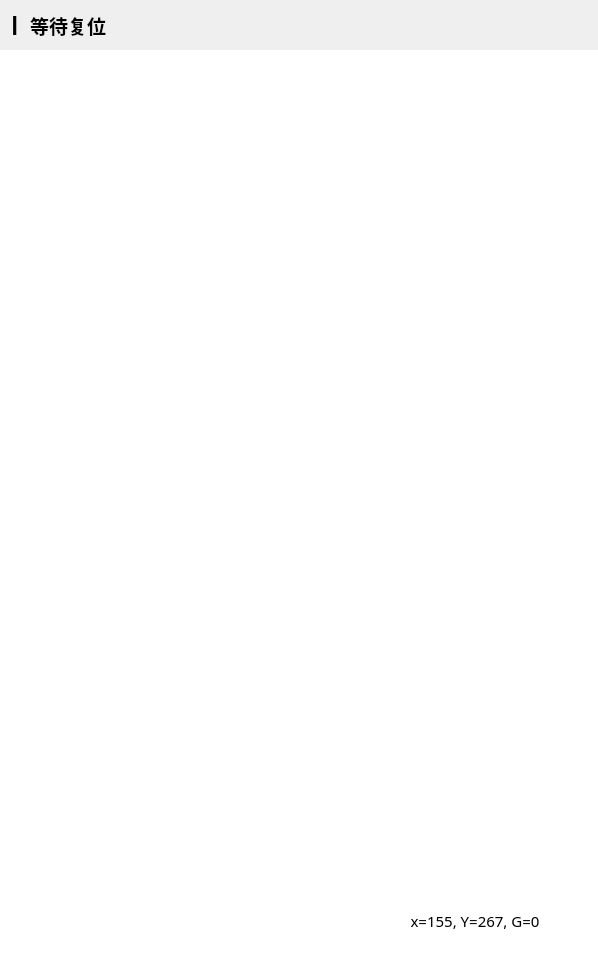
       <widget class="QWidget" name="widget_mid" native="true">
        <property name="minimumSize">
         <size>
          <width>598</width>
          <height>970</height>
         </size>
        </property>
        <property name="maximumSize">
         <size>
          <width>598</width>
          <height>970</height>
         </size>
        </property>
        <property name="styleSheet">
         <string notr="true"/>
        </property>
        <layout class="QGridLayout" name="gridLayout_12">
         <property name="leftMargin">
          <number>0</number>
         </property>
         <property name="topMargin">
          <number>0</number>
         </property>
         <property name="rightMargin">
          <number>0</number>
         </property>
         <property name="bottomMargin">
          <number>0</number>
         </property>
         <property name="spacing">
          <number>0</number>
         </property>
         <item row="1" column="0">
          <widget class="QWidget" name="widget_imageInfo" native="true">
           <property name="styleSheet">
            <string notr="true">QWidget#widget_imageInfo{background-color: rgb(255, 255, 255);}
QWidget#widget_ImageShow{background-color: rgb(0, 0, 0);}
QToolButton{background-color:rgb(225, 227, 234);border-radius:4px;font: 9pt &quot;微软雅黑&quot;;color: rgb(102, 102, 102);}
QToolButton:checked{background-color:rgb(34, 163, 169);border-radius:4px;font: 9pt &quot;微软雅黑&quot;;color: rgb(255, 255, 255);}
QLabel#label_pixInfo{border-radius:4px;color: rgb(255, 255, 255);background-color:rgb(33, 186, 195);}</string>
           </property>
           <widget class="QStackedWidget" name="tabWidget_defect">
            <property name="geometry">
             <rect>
              <x>18</x>
              <y>19</y>
              <width>560</width>
              <height>814</height>
             </rect>
            </property>
            <property name="minimumSize">
             <size>
              <width>560</width>
              <height>814</height>
             </size>
            </property>
            <property name="maximumSize">
             <size>
              <width>560</width>
              <height>814</height>
             </size>
            </property>
            <property name="styleSheet">
             <string notr="true"/>
            </property>
            <property name="frameShadow">
             <enum>QFrame::Plain</enum>
            </property>
            <property name="currentIndex">
             <number>-1</number>
            </property>
           </widget>
           <widget class="QWidget" name="layoutWidget">
            <property name="geometry">
             <rect>
              <x>33</x>
              <y>855</y>
              <width>541</width>
              <height>32</height>
             </rect>
            </property>
            <layout class="QHBoxLayout" name="horizontalLayout_17">
             <property name="leftMargin">
              <number>6</number>
             </property>
             <item>
              <layout class="QHBoxLayout" name="HLayout_station0"/>
             </item>
             <item>
              <spacer name="horizontalSpacer_21">
               <property name="orientation">
                <enum>Qt::Horizontal</enum>
               </property>
               <property name="sizeHint" stdset="0">
                <size>
                 <width>40</width>
                 <height>20</height>
                </size>
               </property>
              </spacer>
             </item>
             <item>
              <widget class="QLabel" name="label_curPos">
               <property name="minimumSize">
                <size>
                 <width>198</width>
                 <height>30</height>
                </size>
               </property>
               <property name="maximumSize">
                <size>
                 <width>198</width>
                 <height>30</height>
                </size>
               </property>
               <property name="font">
                <font>
                 <family>微软雅黑</family>
                 <pointsize>11</pointsize>
                </font>
               </property>
               <property name="styleSheet">
                <string notr="true"/>
               </property>
               <property name="text">
                <string>x=155, Y=267, G=0</string>
               </property>
               <property name="alignment">
                <set>Qt::AlignCenter</set>
               </property>
              </widget>
             </item>
            </layout>
           </widget>
           <widget class="QWidget" name="layoutWidget">
            <property name="geometry">
             <rect>
              <x>33</x>
              <y>887</y>
              <width>541</width>
              <height>24</height>
             </rect>
            </property>
            <layout class="QHBoxLayout" name="horizontalLayout_20">
             <property name="leftMargin">
              <number>6</number>
             </property>
             <item>
              <layout class="QHBoxLayout" name="HLayout_station2"/>
             </item>
             <item>
              <layout class="QHBoxLayout" name="HLayout_station3"/>
             </item>
             <item>
              <layout class="QHBoxLayout" name="HLayout_station4"/>
             </item>
             <item>
              <spacer name="horizontalSpacer_46">
               <property name="orientation">
                <enum>Qt::Horizontal</enum>
               </property>
               <property name="sizeHint" stdset="0">
                <size>
                 <width>40</width>
                 <height>20</height>
                </size>
               </property>
              </spacer>
             </item>
            </layout>
           </widget>
          </widget>
         </item>
         <item row="0" column="0">
          <widget class="QFrame" name="frame_sys_status">
           <property name="minimumSize">
            <size>
             <width>0</width>
             <height>50</height>
            </size>
           </property>
           <property name="maximumSize">
            <size>
             <width>16777215</width>
             <height>50</height>
            </size>
           </property>
           <layout class="QGridLayout" name="gridLayout_11">
            <property name="leftMargin">
             <number>0</number>
            </property>
            <property name="topMargin">
             <number>0</number>
            </property>
            <property name="rightMargin">
             <number>0</number>
            </property>
            <property name="bottomMargin">
             <number>0</number>
            </property>
            <property name="spacing">
             <number>0</number>
            </property>
            <item row="0" column="0">
             <widget class="QLabel" name="label_PreRunStatus">
              <property name="minimumSize">
               <size>
                <width>30</width>
                <height>50</height>
               </size>
              </property>
              <property name="maximumSize">
               <size>
                <width>30</width>
                <height>50</height>
               </size>
              </property>
              <property name="font">
               <font>
                <family>Yu Gothic UI</family>
                <pointsize>12</pointsize>
                <weight>75</weight>
                <bold>true</bold>
               </font>
              </property>
              <property name="styleSheet">
               <string notr="true"/>
              </property>
              <property name="text">
               <string>  ▎</string>
              </property>
              <property name="alignment">
               <set>Qt::AlignCenter</set>
              </property>
             </widget>
            </item>
            <item row="0" column="1">
             <widget class="QLabel" name="lable_system_statu">
              <property name="maximumSize">
               <size>
                <width>16777215</width>
                <height>50</height>
               </size>
              </property>
              <property name="font">
               <font>
                <family>微软雅黑</family>
                <pointsize>14</pointsize>
                <weight>75</weight>
                <bold>true</bold>
               </font>
              </property>
              <property name="styleSheet">
               <string notr="true"/>
              </property>
              <property name="text">
               <string>等待复位</string>
              </property>
             </widget>
            </item>
            <item row="0" column="2">
             <widget class="QLabel" name="lable_system_mode">
              <property name="maximumSize">
               <size>
                <width>16777215</width>
                <height>50</height>
               </size>
              </property>
              <property name="font">
               <font>
                <family>微软雅黑</family>
                <pointsize>14</pointsize>
                <weight>75</weight>
                <bold>true</bold>
               </font>
              </property>
              <property name="styleSheet">
               <string notr="true"/>
              </property>
              <property name="text">
               <string/>
              </property>
             </widget>
            </item>
            <item row="0" column="3">
             <widget class="QLabel" name="label_h_status">
              <property name="maximumSize">
               <size>
                <width>16777215</width>
                <height>50</height>
               </size>
              </property>
              <property name="font">
               <font>
                <family>微软雅黑</family>
                <pointsize>14</pointsize>
                <weight>75</weight>
                <bold>true</bold>
               </font>
              </property>
              <property name="styleSheet">
               <string notr="true"/>
              </property>
              <property name="text">
               <string/>
              </property>
             </widget>
            </item>
            <item row="0" column="4">
             <widget class="QLabel" name="label_timeout_status">
              <property name="maximumSize">
               <size>
                <width>16777215</width>
                <height>50</height>
               </size>
              </property>
              <property name="font">
               <font>
                <family>微软雅黑</family>
                <pointsize>14</pointsize>
                <weight>75</weight>
                <bold>true</bold>
               </font>
              </property>
              <property name="styleSheet">
               <string notr="true"/>
              </property>
              <property name="text">
               <string/>
              </property>
             </widget>
            </item>
           </layout>
          </widget>
         </item>
        </layout>
       </widget>
